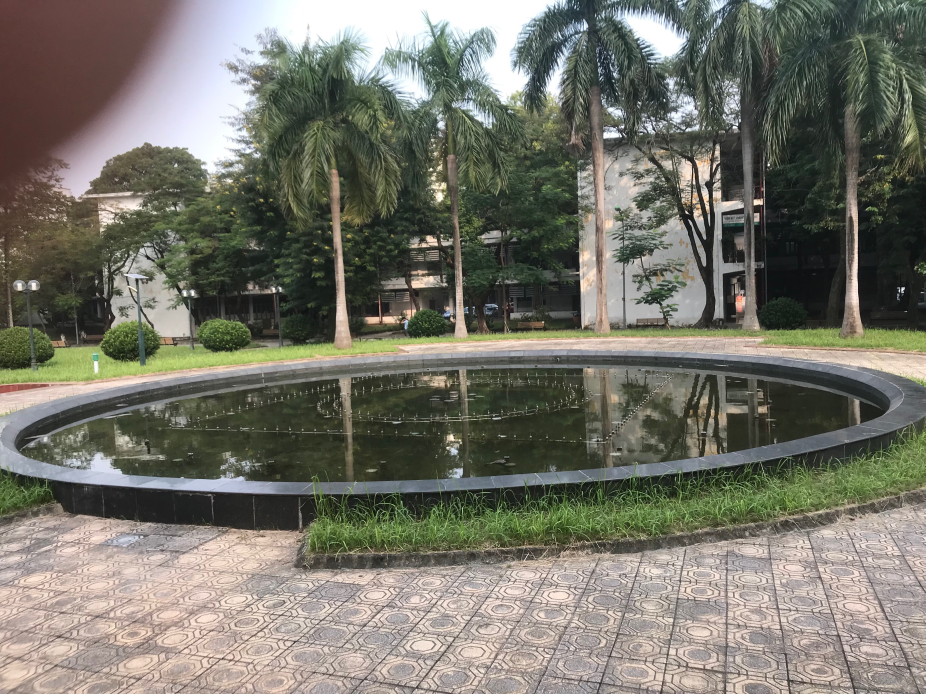
#> input picture HoNuocC1_1.png, 2776 x 2082 px, found by its file name (shown at 1/3 size)
$ python DetectHoNuocC1.py
#> lines starting #> are read from the running program, lines starting #| are printed output that depends on the picture; after the words box and inside, x2 and y2 are one past the last pixel; in counts of white or black regions, pixels touching at a corner belong together
import cv2
import numpy as np
import math

#read image
path1 = "basic/NuocLu2.jpeg"
path2 = "basic/HoThienQuang.jpg"
path3 = "basic/deSong2.jpg"
path4 = "basic/HoNuocC1_1.png"
path5 = "basic/Song_Lo.jpg"

original_image = cv2.imread(path4)
#> original_image is the input picture: shape (2082, 2776, 3); mean B, G, R 106.1, 116.9, 118
original_image = cv2.resize(original_image,(500,500))
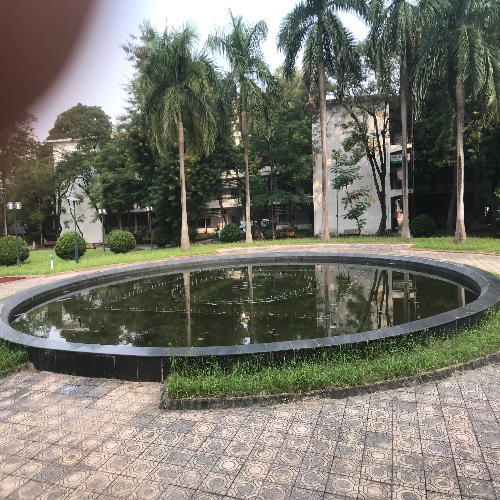
#> original_image: shape (500, 500, 3); mean B, G, R 106, 116.8, 117.9
img_ori = cv2.imread(path4)
img_ori = cv2.resize(original_image,(500,500))
img=cv2.cvtColor(original_image,cv2.COLOR_BGR2LAB)
#> img: shape (500, 500, 3); mean of channels 0, 1, 2 121.9, 126.3, 134.3

#k-means
vectorized = img.reshape((-1,3))
vectorized = np.float32(vectorized)
criteria = (cv2.TERM_CRITERIA_EPS + cv2.TERM_CRITERIA_MAX_ITER, 50, 1.0)
K = 5
attempts=10
ret,label,center=cv2.kmeans(vectorized,K,None,criteria,attempts,cv2.KMEANS_PP_CENTERS)
#> ret = 70217817.3; center = [[78.4, 124.9, 136.3], [177.2, 128.6, 134.9], [225.1, 130.4, 131], [126, 124.4, 136.3], [41.34, 124.4, 132.3]]
center = np.uint8(center)
#> center = [[78, 124, 136], [177, 128, 134], [225, 130, 130], [126, 124, 136], [41, 124, 132]]
res = center[label.flatten()]
result_image = res.reshape((img.shape))
#> result_image: shape (500, 500, 3); mean of channels 0, 1, 2 121.6, 125.7, 133.8
#canny
gray = cv2.cvtColor(original_image,cv2.COLOR_BGR2GRAY)
blur = cv2.GaussianBlur(gray,(5,5),0)
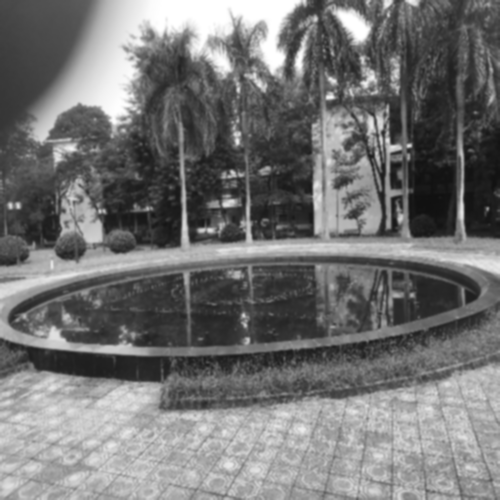
#> blur: shape (500, 500); min 16, max 255, mean 115.9

canny = cv2.Canny(blur,150,150)
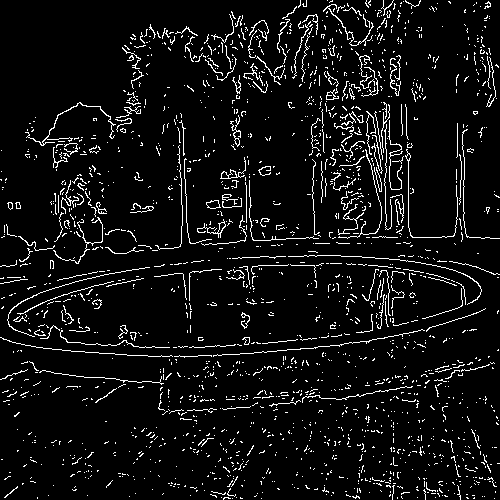
#> canny: shape (500, 500); 6.5% white in thin lines or dots
canny_reverse = cv2.bitwise_not(canny)
#> canny_reverse: shape (500, 500); 93.5% white; black in thin lines or dots

#loc nguong otsu
imgGray = cv2.cvtColor(result_image,cv2.COLOR_BGR2GRAY)
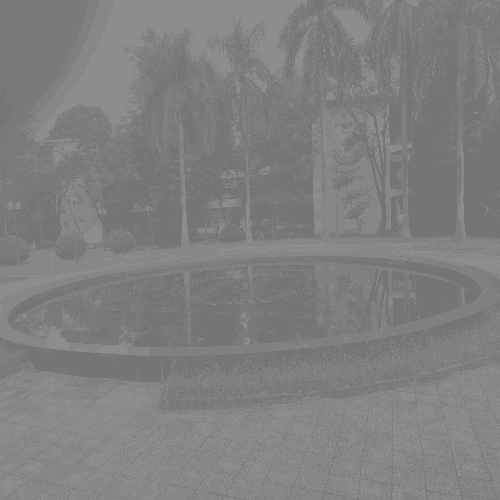
#> imgGray: shape (500, 500); min 117, max 141, mean 127.6
imgBlur = cv2.GaussianBlur(imgGray,(3,3),0)
kernel = np.ones((4, 4), np.uint8)
imgBlur = cv2.erode(imgBlur, kernel, iterations=1)
a,otsu = cv2.threshold(imgBlur,0, 255, cv2.THRESH_BINARY | cv2.THRESH_OTSU)
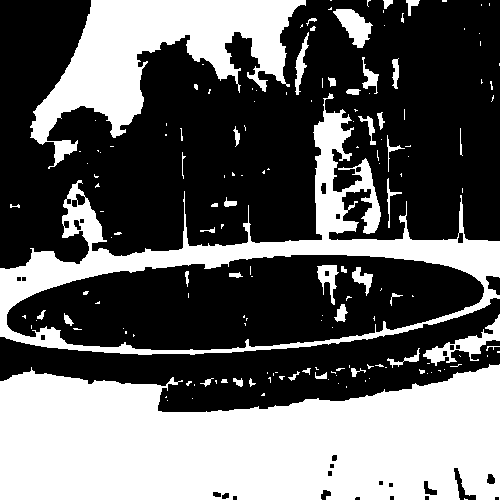
#> otsu: shape (500, 500); 39.4% white; 161 white regions (115 under 20 px), largest, box (x1, y1, x2, y2) and area: (0, 364, 500, 500) 53986, (0, 93, 500, 355) 20596, (30, 0, 306, 169) 17947
#> a = 126
otsu = cv2.bitwise_or(otsu,otsu, mask=canny_reverse)
#> otsu: shape (500, 500); 37.5% white; 211 white regions (163 under 20 px), largest, box (x1, y1, x2, y2) and area: (0, 364, 500, 500) 51961, (0, 98, 500, 355) 19604, (30, 0, 300, 162) 16395
otsu = cv2.bitwise_not(otsu)

#
def getContours(img):
    contours,hierarchy = cv2.findContours(img, cv2.RETR_EXTERNAL,cv2.CHAIN_APPROX_NONE)
    max=0
    # [7 lines of commented-out code are left out]
    return contours
#
#center of contours
def find_contour_in_center_of_img(contours):
    count = 0;
    for cnt in contours:
        M = cv2.moments(cnt)
        cX = int(M["m10"] / M["m00"])
        cY = int(M["m01"] / M["m00"])
        if cX in range(220,280) and cY in range (220,320):
            return cnt,cX,cY
    return 0


def draw_center_radius(c,cX,cY):
    count = 0;
    cv2.circle(original_image,(cX,cY),7,(0,0,255),-1)
    cv2.drawContours(original_image,c,-1,(0,255,0),2)
    cv2.putText(original_image,"center",(cX - 10,cY - 10),cv2.FONT_HERSHEY_SIMPLEX,0.5,(0,255,255),1)
    count += 1
    print("number of center Contours: "+str(count))
    max_X = 0
    max_Y = 0
    for m in c:
        if m[0][0] > max_X:
            max_X = m[0][0]
            max_Y = m[0][1]
    cv2.line(original_image,(cX,cY),(max_X,max_Y),(255,0,0),2)
    dist = math.sqrt((cX - max_X)**2 + (cY - max_Y)**2)
    dist = int(dist)
    p = int((cX+max_X) / 2)
    q = int((cY+max_Y) / 2)
    cv2.putText(original_image,"R = "+str(dist),(p,q-10),cv2.FONT_HERSHEY_SIMPLEX,0.5,(0,255,255),1)

#
kernel = np.ones((3,3),np.uint8)
#giam bot cac dom mau trang/reduce the white noise =>> reduce the number of contours
otsu = cv2.erode(otsu,kernel,iterations= 2)
#> otsu: shape (500, 500); 51.2% white; 88 black regions (1 under 20 px), largest, box (x1, y1, x2, y2) and area: (0, 362, 500, 500) 56240, (0, 91, 500, 357) 29636, (28, 0, 308, 171) 20665
otsu = cv2.dilate(otsu,kernel,iterations= 2)
#> otsu: shape (500, 500); 60.2% white; 135 black regions (95 under 20 px), largest, box (x1, y1, x2, y2) and area: (0, 364, 500, 500) 54340, (0, 93, 500, 355) 20964, (30, 0, 306, 169) 17938
ostu = cv2.bitwise_or(otsu,otsu,mask= canny_reverse)
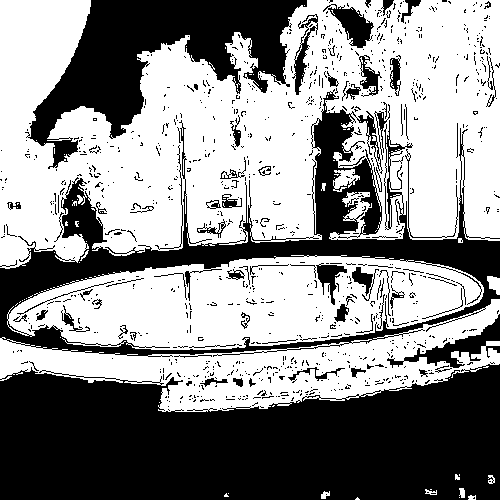
#> ostu: shape (500, 500); 55.5% white; 939 black regions (852 under 20 px)
#
cnts =  getContours(otsu)
#> in getContours, `contours,hierarchy = cv2.findContours(img, cv2.RETR_EXTERNAL,cv2.CHAIN..`: contours = 16 contours, 3 with area under 20; largest, box (x1, y1, x2, y2) and area: (0, 0, 500, 269) 96396, (7, 255, 484, 350) 32530, (0, 299, 500, 412) 22012, (333, 169, 360, 192) 384, (487, 276, 500, 295) 144
#> cnts has the same summary as contours in getContours
#> the loop in find_contour_in_center_of_img, `for cnt in contours:` made 11 passes
#> (cX, cY) on passes 1 to 11: (357, 498), (471, 497), (226, 495), (324, 494), (430, 491), (461, 492), (490, 479), (457, 476), (269, 367), (493, 283), (247, 302)
c,cX,cY = find_contour_in_center_of_img(cnts)
#> c = contour of 1061 points, box (x1, y1, x2, y2) (7, 255, 484, 350), area 32530; cX = 247; cY = 302
draw_center_radius(c,cX,cY)
#> in draw_center_radius, `cv2.putText(original_image,"center",(cX - 10,cY - 10),cv2.FONT_HERSHEY..`: original_image: shape (500, 500, 3); mean B, G, R 104.2, 118.4, 116.5
#> the loop in draw_center_radius, `for m in c:` made 1061 passes
#> (m, max_Y) on pass 1: ([[291, 255]], 255)
#> max_Y on passes 639 to 644: 342, 342, 342, 342, 342, 341
#> after the loop in draw_center_radius, `for m in c:`: max_X = 483; max_Y = 292
#> in draw_center_radius, `dist = math.sqrt((cX - max_X)**2 + (cY - max_Y)**2)`: dist = 236.2
#> in draw_center_radius, `dist = int(dist)`: dist = 236
#> in draw_center_radius, `p = int((cX+max_X) / 2)`: p = 365
#> in draw_center_radius, `q = int((cY+max_Y) / 2)`: q = 297
cv2.imshow("img_origin",original_image)
hor = np.hstack((canny_reverse,otsu))
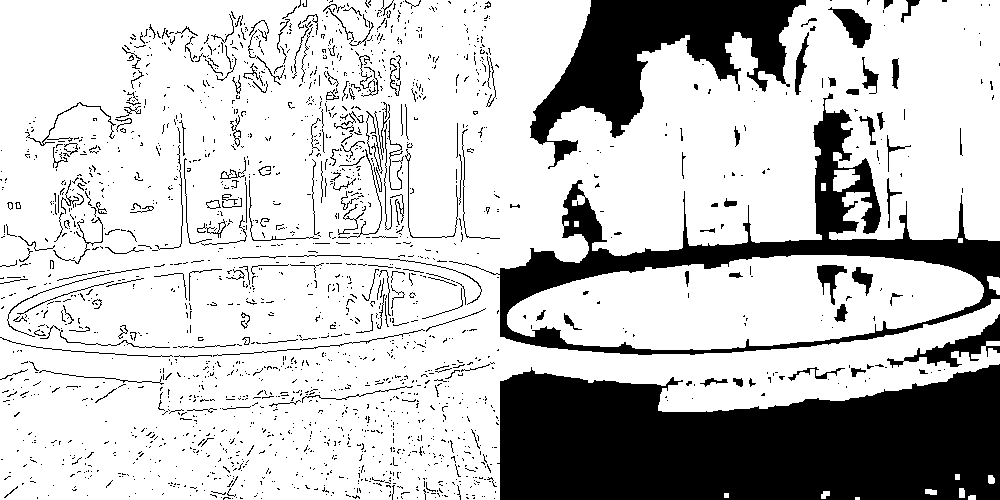
#> hor: shape (500, 1000); 76.8% white; 1991 black regions (1780 under 20 px), largest, box (x1, y1, x2, y2) and area: (497, 364, 1000, 500) 54343, (449, 93, 1000, 355) 21018, (530, 0, 806, 169) 17938
cv2.imshow("result",hor)
cv2.imshow("img_ori",img_ori)
cv2.waitKey(0)
